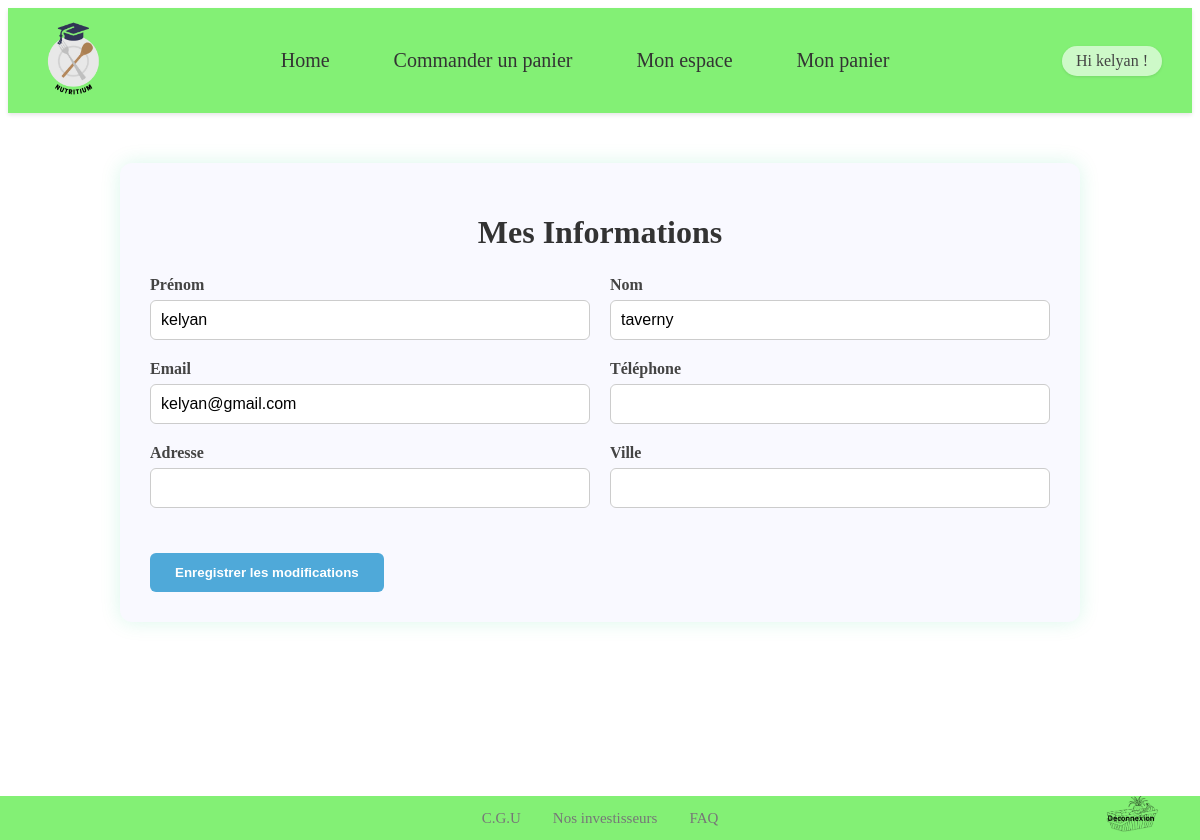
The app's page /php/Profil.php (signed in) with its own data.
### tables this page shows
CREATE TABLE user (
  id_User int(11) NOT NULL AUTO_INCREMENT,
  prenom varchar(255) NOT NULL,
  nom varchar(255) NOT NULL,
  email varchar(255) NOT NULL,
  password varchar(255) NOT NULL,
  PRIMARY KEY (id_User)
);

### src/php/Profil.php (the view, shortened to what this page needs)
<?php
include '../include/header.php';
$pdo = getPDOConnection();
$user_id = (int) $_SESSION['user_id'];
try {
    $stmt = $pdo->prepare("SELECT prenom, nom, email, telephone, adresse, ville FROM user WHERE id_User = :id");
    $stmt->bindParam(':id', $user_id, PDO::PARAM_INT);
    $stmt->execute();
    $user = $stmt->fetch(PDO::FETCH_ASSOC);
} catch (PDOException $e) {
    echo "<div class='alert alert-danger'>Erreur SQL : " . $e->getMessage() . "</div>";
    include '../include/footer.php';
    exit();
}
?>
<div class="profile-container">
    <h1>Mes Informations</h1>
    <form method="post" action="update_profile.php" class="profile-form">
        <div class="form-row">
            <div class="form-group">
                <label>Prénom</label>
                <input type="text" name="prenom" value="<?= htmlspecialchars($user['prenom'] ?? '') ?>" required>
            </div>
            <div class="form-group">
                <label>Nom</label>
                <input type="text" name="nom" value="<?= htmlspecialchars($user['nom'] ?? '') ?>" required>
            </div>
        </div>
        <div class="form-row">
            <div class="form-group">
                <label>Email</label>
                <input type="email" name="email" value="<?= htmlspecialchars($user['email'] ?? '') ?>" required>
            </div>
            <div class="form-group">
                <label>Téléphone</label>
                <input type="text" name="telephone" value="<?= htmlspecialchars($user['telephone'] ?? '') ?>">
            </div>
        </div>
        <div class="form-row">
            <div class="form-group">
                <label>Adresse</label>
                <input type="text" name="adresse" value="<?= htmlspecialchars($user['adresse'] ?? '') ?>">
            </div>
            <div class="form-group">
                <label>Ville</label>
                <input type="text" name="ville" value="<?= htmlspecialchars($user['ville'] ?? '') ?>">
            </div>
        </div>
        <div class="form-actions">
            <button type="submit">Enregistrer les modifications</button>
        </div>
    </form>
</div>
<?php include '../include/footer.php'; ?>

### src/css/Profil.css (style rules this page uses)
.profile-container { max-width: 900px; margin: 50px auto; padding: 30px; background-color: #f9f9ff; border-radius: 12px; box-shadow: 0 0 20px rgba(0, 200, 120, 0.15); }
.profile-container h1 { text-align: center; color: #333; margin-bottom: 25px; }
.profile-form { display: flex; flex-direction: column; gap: 20px; }
.form-row { display: flex; gap: 20px; flex-wrap: wrap; }
.form-group { flex: 1; display: flex; flex-direction: column; }
.form-group label { font-weight: 600; margin-bottom: 6px; color: #444; }
.form-group input { padding: 10px; border: 1px solid #ccc; border-radius: 6px; font-size: 16px; }
.form-actions { display: flex; justify-content: space-between; margin-top: 25px; align-items: center; }
button[type="submit"] { background-color: #4fa9d9; color: white; border: none; padding: 12px 25px; border-radius: 6px; font-weight: bold; cursor: pointer; transition: 0.3s ease; }

### src/css/footer.css (style rules this page uses)
body { padding-bottom: 160px; }

### records on screen
user: prenom "kelyan", nom "taverny", email "kelyan@gmail.com"

### other values on screen
$_SESSION['prenom'] "kelyan"
